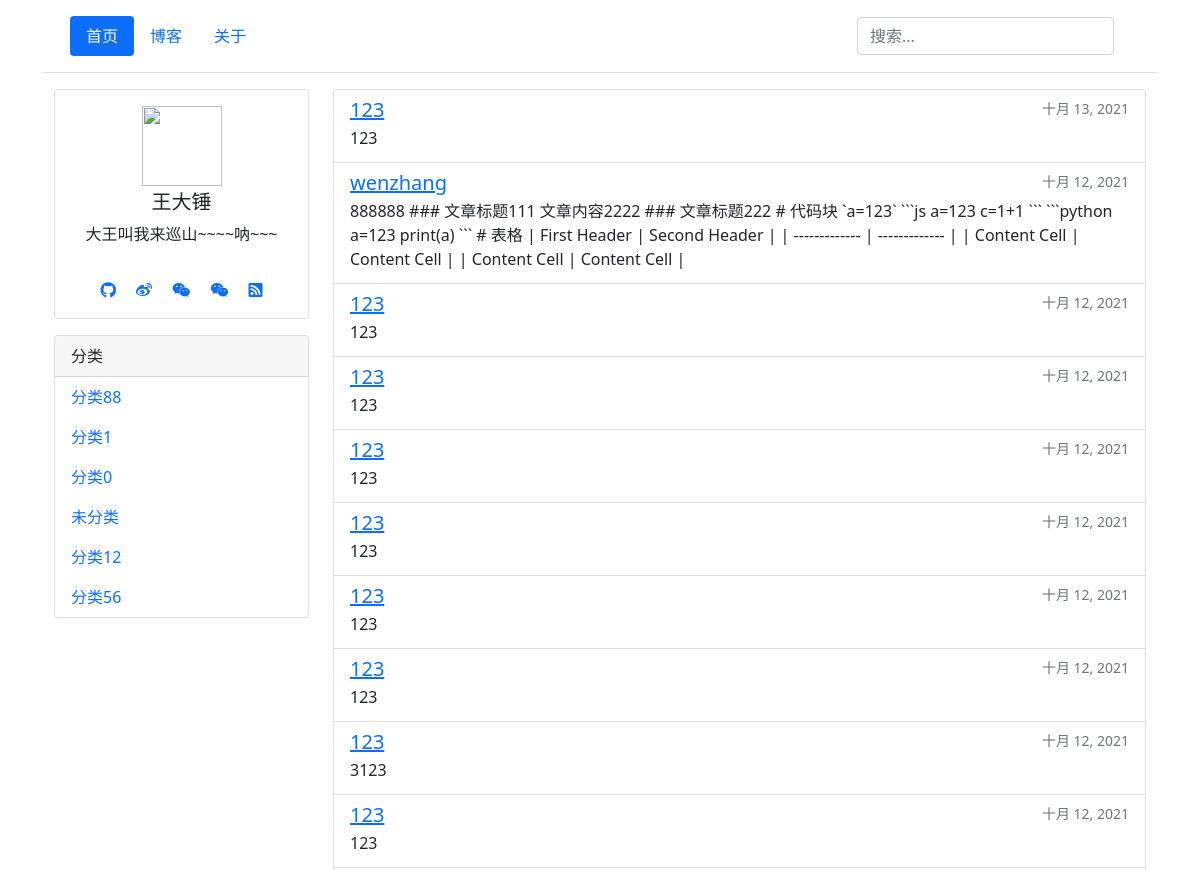
The app's page / (upper part), older data.
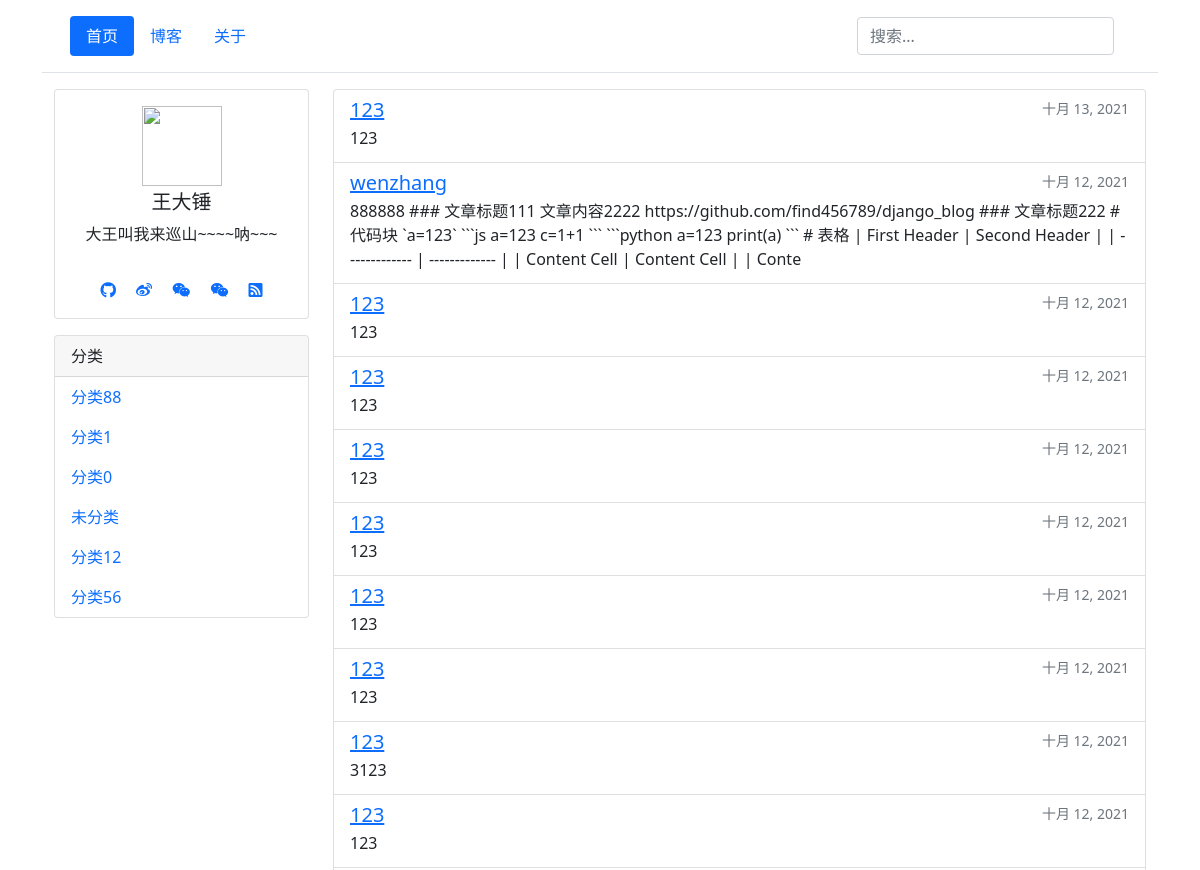
The same page, newer data.
### blog/models.py (models this page shows, shortened)
class Article(models.Model):
    title = models.CharField('文章标题',max_length=128)
    category = models.ForeignKey(Category, verbose_name='文章分类', on_delete=models.SET_DEFAULT, default=category_haveNo)
    is_public = models.BooleanField('是否公开', default=True, help_text="文章是否公开展示，不勾选就对外隐藏")
    is_original = models.BooleanField('是否原创', default=True, help_text="文章是否原创，不勾选就是转载")
    content_markdown = models.TextField('文章内容markdown', null=True, blank=True)
    content_html = models.TextField('文章内容html', null=True, blank=True,help_text="返回给客户端(根据markdown自动生成的，不要手动修改)")
    keywords = models.CharField('seo的keywords', max_length=640, blank=True, null=True)
    description = models.CharField('seo的description', max_length=640, blank=True, null=True)
    click = models.PositiveIntegerField('点击量',default=0)
    created = models.DateTimeField(verbose_name='添加时间',  auto_now_add=True)
    modified = models.DateTimeField(verbose_name='修改时间', default=timezone.now)
    def get_absolute_url(self):
        return reverse('article-detail', kwargs={'pk': self.pk})
    class Meta:
        ordering = ['-created'] # 默认按照创建时间排序
        verbose_name = "文章"
        verbose_name_plural = verbose_name

### blog/views.py (the view)
# urls.py: path('', IndexPageView.as_view(), name='home'),
class IndexPageView(ListView):
    queryset = Article.get_public_article()
    template_name = "blog/index.html"
    def get_context_data(self, **kwargs):
        context = super().get_context_data(**kwargs)
        context['SITE_CONFIG'] = settings.SITE_CONFIG  # 网站配置信息
        context['category'] = Category.objects.all()  # 网站分类
        return context

### blog/models.py (called while the page is built)
    def __str__(self):
        return self.name

    def get_absolute_url(self):
        return reverse('category-detail', kwargs={'pk': self.pk})

### templates/blog/index.html (shortened to what this page needs)
{% extends "base.html" %}
{% block content %}
<div class="container">
  <div class="row">
    <div class="col-3 d-none d-md-block">
     <div class="row">
         <div class="col">
             {% include 'user_info.html' %}
         </div>
     </div>
          <div class="row mt-3">
         <div class="col">
             {% include 'category.html' %}
         </div>
     </div>
    </div>
    <div class="col">
  <ul class="list-group  ">
      {% for article in object_list %}
   <li   class="list-group-item  ">
    <div class="d-flex w-100 justify-content-between">
      <h5 class="mb-1"><a target="_blank" href="{{ article.get_absolute_url }}"> {{ article.title }}</a></h5>
      <small class="text-muted">{{ article.created|date }}</small>
    </div>
    <p class="mb-1">{{ article.content_markdown|slice:":300" }}</p>
  </li>
   {% empty %}
        <li>内容为空。</li>
    {% endfor %}
</ul>
    </div>
  </div>
</div>
{% endblock %}

Row changes from the older to the newer data that the page shows:
changed Article "wenzhang": content_markdown "888888 ### 文章标题111 文章内容2222 ### 文章标题222 # 代码块 `a=123` ```js a=123 c=1+1 ``` ```python a=123 print(a) ``` # 表格 | First Header | Second Header | | ------------- | ------------- | | Content Cell | Content Cell | | Content Cell | Content Cell |" → "888888 ### 文章标题111 文章内容2222 https://github.com/find456789/django_blog ### 文章标题222 # 代码块 `a=123` ```js a=123 c=1+1 ``` ```python a=123 print(a) ``` # 表格 | First Header | Second Header | | ------------- | ------------- | | Content Cell | Content Cell | | Conte"
